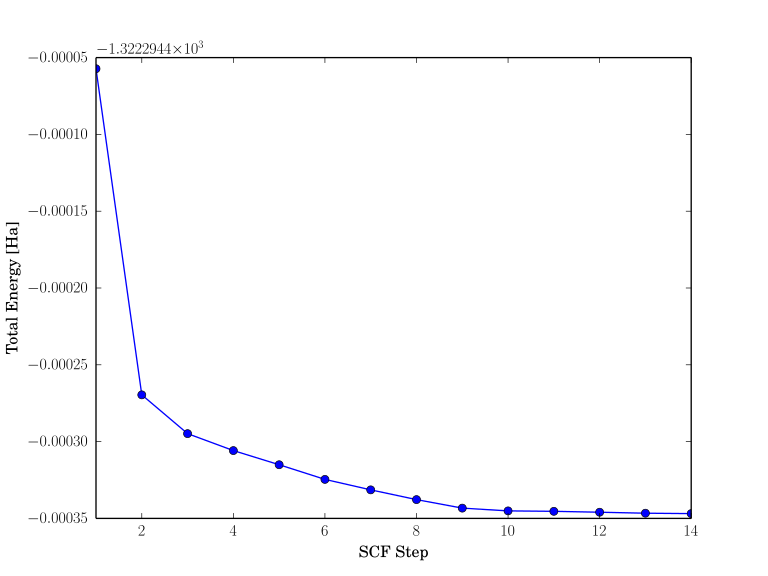

The Python source for this figure:
#!/usr/bin/python

#Import numpy
import numpy as np
#Import matplotlib for plotting
import matplotlib.pyplot as plt

tot_energies=[]

#Open the G09 output file 
log_file=open('output.log','r')

for line in log_file:

    if "SCF Done" in line:
        line_split=line.split()
        tot_energies.append(float(line_split[4]))
#Remove the first step since the guess is always terrible
tot_energies.pop(0)
#Adjust the step number since we have removed the first element
x_range=range(1,len(tot_energies)+1)

plt.rc('text', usetex=True)
plt.rc('font', family='serif')

#plt.xlim(0,len(tot_energies))

#for i in range(1,len(tot_energies)):
#    plt.plot(i,tot_energies[i],marker='o',color='b',linestyle='-')

plt.plot(x_range,tot_energies,marker='o',color='b',linestyle='-')
plt.xlim(left=1)
plt.xlabel("SCF Step")
plt.ylabel(r"Total Energy [Ha]")

#plt.show()
plt.savefig('energy_convergence.svg')





